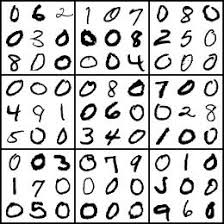
//> input picture sudoku-3.jpg, 224 x 224 px
$ ./main   (built with g++ and OpenCV 4)
//> lines starting //> are read from the running program, lines starting //| are printed output that depends on the picture; after the words box and inside, x2 and y2 are one past the last pixel; in counts of white or black regions, pixels touching at a corner belong together
### digitrecognizer.h
#include <opencv2/highgui.hpp>
#include <opencv2/ml.hpp>
#include <cstring>

using namespace cv;
using namespace ml;
using namespace std;

class DigitRecognizer
{
public:
    DigitRecognizer();

    ~DigitRecognizer();

    bool train(char* trainPath, char* labelsPath);

    int classify(Mat img);

private:
    Mat preprocessImage(Mat img);

    int readFlippedInteger(FILE *fp);

private:
    Ptr<ml::KNearest> knn;

    Mat train_data_mat, train_label_mat;
    int numRows, numCols, numImages;

};

### digitrecognizer.cpp
// for knn train use this file https://gist.github.com/johnhany/a48487dcacdb4c2108e919b421d19cfb

#include <opencv2/highgui.hpp>
#include <opencv2/imgproc.hpp>
#include <opencv2/ml.hpp>
#include "digitrecognizer.h"
#include <bits/stdc++.h>

using namespace cv;
using namespace ml;
using namespace std;

typedef uint8_t BYTE;
#define PIXELS_IN_IMAGE 28*28

DigitRecognizer::DigitRecognizer()
{
    knn = KNearest::create();
}

DigitRecognizer::~DigitRecognizer()
{
    delete knn;
}

int DigitRecognizer::readFlippedInteger(FILE *fp)
{
    int ret = 0;

    BYTE *temp;

    temp = (BYTE *)(&ret);
    fread(&temp[3], sizeof(BYTE), 1, fp);
    fread(&temp[2], sizeof(BYTE), 1, fp);
    fread(&temp[1], sizeof(BYTE), 1, fp);

    fread(&temp[0], sizeof(BYTE), 1, fp);

    return ret;
}

bool DigitRecognizer::train(char* trainPath, char* labelsPath)
{
    FILE *fp = fopen(trainPath, "rb");
    FILE *fp2 = fopen(labelsPath, "rb");

    if (!fp || !fp2)
    {
        cout << "can't open file" << endl;
    }

    int magicNumber = readFlippedInteger(fp);
    numImages = readFlippedInteger(fp);
    numRows = readFlippedInteger(fp);
    numCols = readFlippedInteger(fp);
    fseek(fp2, 0x08, SEEK_SET);

    int size = numRows * numCols;

    cout << "size: " << size << endl;
    cout << "rows: " << numRows << endl;
    cout << "cols: " << numCols << endl;

    Mat_<float> trainFeatures(numImages, size);
    Mat_<int> trainLabels(1, numImages);

    BYTE *temp = new BYTE[size];
    BYTE tempClass = 0;
    for (int i = 0; i < numImages; i++)
    {
        fread((void *)temp, size, 1, fp);
        fread((void *)(&tempClass), sizeof(BYTE), 1, fp2);

        trainLabels[0][i] = (int)tempClass;

        for (int k = 0; k < size; k++)
        {
            trainFeatures[i][k] = (float)temp[k];
        }
    }
    knn->train(trainFeatures, ml::ROW_SAMPLE, trainLabels);
    fclose(fp);
    fclose(fp2);
	return true;
}

// [110 lines left out: functions classify, preprocessImage, not called in this run]

### main.cpp
// Taken help from https://aishack.in/tutorials/sudoku-grabber-opencv-extracting-grid/

#include <iostream>
#include <opencv2/highgui.hpp>
#include <opencv2/imgproc.hpp>
#include "digitrecognizer.cpp"

using namespace cv;
using namespace std;

void mergeRelatedLines(vector<Vec2f> *lines, Mat &img)
{
    vector<Vec2f>::iterator current;
    for (current = lines->begin(); current != lines->end(); current++)
    {
        if ((*current)[0] == 0 && (*current)[1] == -100)
            continue;
        float p1 = (*current)[0];
        float theta1 = (*current)[1];
        Point pt1current, pt2current;
        if (theta1 > CV_PI * 45 / 180 && theta1 < CV_PI * 135 / 180)
        {
            pt1current.x = 0;

            pt1current.y = p1 / sin(theta1);

            pt2current.x = img.size().width;
            pt2current.y = -pt2current.x / tan(theta1) + p1 / sin(theta1);
        }
        else
        {
            pt1current.y = 0;

            pt1current.x = p1 / cos(theta1);

            pt2current.y = img.size().height;
            pt2current.x = -pt2current.y / tan(theta1) + p1 / cos(theta1);
        }
        vector<Vec2f>::iterator pos;
        for (pos = lines->begin(); pos != lines->end(); pos++)
        {
            if (*current == *pos)
                continue;
            if (fabs((*pos)[0] - (*current)[0]) < 20 && fabs((*pos)[1] - (*current)[1]) < CV_PI * 10 / 180)
            {
                float p = (*pos)[0];
                float theta = (*pos)[1];
                Point pt1, pt2;
                if ((*pos)[1] > CV_PI * 45 / 180 && (*pos)[1] < CV_PI * 135 / 180)
                {
                    pt1.x = 0;
                    pt1.y = p / sin(theta);
                    pt2.x = img.size().width;
                    pt2.y = -pt2.x / tan(theta) + p / sin(theta);
                }
                else
                {
                    pt1.y = 0;
                    pt1.x = p / cos(theta);
                    pt2.y = img.size().height;
                    pt2.x = -pt2.y / tan(theta) + p / cos(theta);
                }
                if (((double)(pt1.x - pt1current.x) * (pt1.x - pt1current.x) + (pt1.y - pt1current.y) * (pt1.y - pt1current.y) < 64 * 64) &&
                    ((double)(pt2.x - pt2current.x) * (pt2.x - pt2current.x) + (pt2.y - pt2current.y) * (pt2.y - pt2current.y) < 64 * 64))
                {
                    // Merge the two
                    (*current)[0] = ((*current)[0] + (*pos)[0]) / 2;

                    (*current)[1] = ((*current)[1] + (*pos)[1]) / 2;

                    (*pos)[0] = 0;
                    (*pos)[1] = -100;
                }
            }
        }
    }
}
void drawLine(Vec2f line, Mat &img, Scalar rgb = CV_RGB(0, 0, 255))
{
    if (line[1] != 0)
    {
        float m = -1 / tan(line[1]);

        float c = line[0] / sin(line[1]);

        cv::line(img, Point(0, c), Point(img.size().width, m * img.size().width + c), rgb);
    }
    else
    {
        cv::line(img, Point(line[0], 0), Point(line[0], img.size().height), rgb);
    }
}

int main(void)
{
    Mat sudoku = imread("sudoku-3.jpg", 0);
//> sudoku is the input picture: 224 rows x 224 cols, CV_8UC1; min 0, max 255, mean 202.2

    if (!sudoku.data)
    {
        cout << "Could not open or find the sudoku" << std::endl;
        return -1;
    }

    // blank image of same size
    Mat outerBox = Mat(sudoku.size(), CV_8UC1);

    // processing the image
    GaussianBlur(sudoku, sudoku, Size(11, 11), 0);
    adaptiveThreshold(sudoku, outerBox, 255, ADAPTIVE_THRESH_MEAN_C, THRESH_BINARY, 5, 2);
//> outerBox: 224 rows x 224 cols, CV_8UC1; 66% white; 80 black regions, largest, box (x1, y1, x2, y2) and area: (0, 0, 224, 224) 5398, (79, 154, 97, 172) 189, (104, 29, 122, 47) 188
    bitwise_not(outerBox, outerBox);
    Mat kernel = (Mat_<uchar>(3, 3) << 0, 1, 0, 1, 1, 1, 0, 1, 0);
    dilate(outerBox, outerBox, kernel);
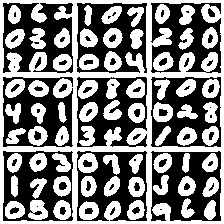
//> outerBox: 224 rows x 224 cols, CV_8UC1; 50% white; 68 white regions, largest, box (x1, y1, x2, y2) and area: (0, 0, 224, 224) 10652, (28, 200, 48, 220) 278, (78, 153, 98, 173) 273

    // find the biggest blob
    int count = 0;
    int max = -1;

    Point maxPt;

    for (int y = 0; y < outerBox.size().height; y++)
    {
        uchar *row = outerBox.ptr(y);
        for (int x = 0; x < outerBox.size().width; x++)
        {
            if (row[x] >= 128)
            {

                int area = floodFill(outerBox, Point(x, y), CV_RGB(0, 0, 64));

                if (area > max)
                {
                    maxPt = Point(x, y);
                    max = area;
                }
            }
        }
    }
//> after the loop, max = 10429
    floodFill(outerBox, maxPt, CV_RGB(255, 255, 255));
    for (int y = 0; y < outerBox.size().height; y++)
    {
        uchar *row = outerBox.ptr(y);
        for (int x = 0; x < outerBox.size().width; x++)
        {
            if (row[x] == 64 && x != maxPt.x && y != maxPt.y)
            {
                int area = floodFill(outerBox, Point(x, y), CV_RGB(0, 0, 0));
            }
        }
    }
//> outerBox: 224 rows x 224 cols, CV_8UC1; 20.8% white; 1 white region, box (x1, y1, x2, y2) and area: (0, 0, 224, 224) 10429
    erode(outerBox, outerBox, kernel);
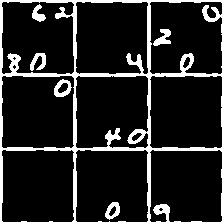
//> outerBox: 224 rows x 224 cols, CV_8UC1; 14.2% white; 6 white regions, box (x1, y1, x2, y2) and area: (0, 0, 224, 224) 6330, (54, 79, 72, 97) 174, (153, 29, 171, 46) 167, (30, 53, 46, 71) 159, (105, 202, 120, 220) 152, (32, 4, 46, 22) 133
    // imshow("Finding the biggest blob", outerBox);

    // detecting the lines
    vector<Vec2f> lines;
    HoughLines(outerBox, lines, 1, CV_PI / 180, 200);
//> lines = 8 lines (rho, theta): [0, 0], [74, 0], [148, 0], [222, 0], [0, 1.57], [74, 1.57], [148, 1.57], [222, 1.57]
    mergeRelatedLines(&lines, sudoku); // Add this lin
//> the loop in mergeRelatedLines, `for (current = lines->begin(); current != lines->end(); current++)` made 8 passes
    for (int i = 0; i < lines.size(); i++)
    {
        drawLine(lines[i], outerBox, CV_RGB(0, 0, 128));
    }
//> this loop made 8 passes
//> c in drawLine on passes 5 to 8: 0, 74, 148, 222
//> pass 3, `drawLine(lines[i], outerBox, CV_RGB(0, 0, 128));`:
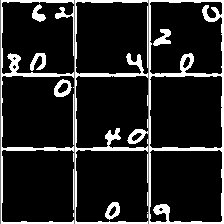
//> outerBox: 224 rows x 224 cols, CV_8UC1; min 0, max 255, mean 34.5
//> after the loop:
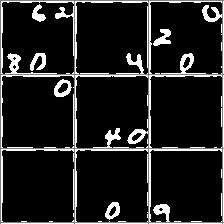
//> outerBox: 224 rows x 224 cols, CV_8UC1; 2.2% of pixels changed, all inside (x1, y1, x2, y2) = (1, 0, 224, 224)
    // Now detect the lines on extremes
    Vec2f topEdge = Vec2f(1000, 1000);
    double topYIntercept = 100000, topXIntercept = 0;
    Vec2f bottomEdge = Vec2f(-1000, -1000);
    double bottomYIntercept = 0, bottomXIntercept = 0;
    Vec2f leftEdge = Vec2f(1000, 1000);
    double leftXIntercept = 100000, leftYIntercept = 0;
    Vec2f rightEdge = Vec2f(-1000, -1000);
    double rightXIntercept = 0, rightYIntercept = 0;
    for (int i = 0; i < lines.size(); i++)
    {

        Vec2f current = lines[i];

        float p = current[0];

        float theta = current[1];

        if (p == 0 && theta == -100)
            continue;
        double xIntercept, yIntercept;
        xIntercept = p / cos(theta);
        yIntercept = p / (cos(theta) * sin(theta));

        if (theta > CV_PI * 80 / 180 && theta < CV_PI * 100 / 180)
        {
            if (p < topEdge[0])

                topEdge = current;

            if (p > bottomEdge[0])
                bottomEdge = current;
        }
        else if (theta < CV_PI * 10 / 180 || theta > CV_PI * 170 / 180)
        {
            if (xIntercept > rightXIntercept)
            {
                rightEdge = current;
                rightXIntercept = xIntercept;
            }
            else if (xIntercept <= leftXIntercept)
            {
                leftEdge = current;
                leftXIntercept = xIntercept;
            }
        }
    }
//> this loop made 8 passes
//> (p, theta, xIntercept, yIntercept, rightXIntercept) on passes 2 to 4: (74, 0, 74, inf, 74), (148, 0, 148, inf, 148), (222, 0, 222, inf, 222)
//> after the loop, rightXIntercept = 222; leftXIntercept = 0
    drawLine(topEdge, sudoku, CV_RGB(0, 0, 0));
    drawLine(bottomEdge, sudoku, CV_RGB(0, 0, 0));
    drawLine(leftEdge, sudoku, CV_RGB(0, 0, 0));
    drawLine(rightEdge, sudoku, CV_RGB(0, 0, 0));
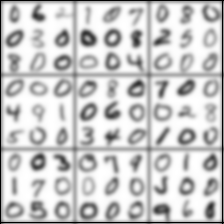
//> sudoku: 224 rows x 224 cols, CV_8UC1; min 0, max 255, mean 200.8

    Point left1, left2, right1, right2, bottom1, bottom2, top1, top2;

    int height = outerBox.size().height;

    int width = outerBox.size().width;

    if (leftEdge[1] != 0)
    {
        left1.x = 0;
        left1.y = leftEdge[0] / sin(leftEdge[1]);
        left2.x = width;
        left2.y = -left2.x / tan(leftEdge[1]) + left1.y;
    }
    else
    {
        left1.y = 0;
        left1.x = leftEdge[0] / cos(leftEdge[1]);
        left2.y = height;
        left2.x = left1.x - height * tan(leftEdge[1]);
    }

    if (rightEdge[1] != 0)
    {
        right1.x = 0;
        right1.y = rightEdge[0] / sin(rightEdge[1]);
        right2.x = width;
        right2.y = -right2.x / tan(rightEdge[1]) + right1.y;
    }
    else
    {
        right1.y = 0;
        right1.x = rightEdge[0] / cos(rightEdge[1]);
//> right1 = Point(222, 0)
        right2.y = height;
        right2.x = right1.x - height * tan(rightEdge[1]);
//> right2 = Point(222, 224)
    }

    bottom1.x = 0;
    bottom1.y = bottomEdge[0] / sin(bottomEdge[1]);
//> bottom1 = Point(0, 222)

    bottom2.x = width;
    bottom2.y = -bottom2.x / tan(bottomEdge[1]) + bottom1.y;
//> bottom2 = Point(224, 222)

    top1.x = 0;
    top1.y = topEdge[0] / sin(topEdge[1]);
    top2.x = width;
    top2.y = -top2.x / tan(topEdge[1]) + top1.y;

    // Next, we find the intersection of  these four lines
    double leftA = left2.y - left1.y;
    double leftB = left1.x - left2.x;

    double leftC = leftA * left1.x + leftB * left1.y;

    double rightA = right2.y - right1.y;
//> rightA = 224
    double rightB = right1.x - right2.x;
//> rightB = 0

    double rightC = rightA * right1.x + rightB * right1.y;
//> rightC = 49728

    double topA = top2.y - top1.y;
    double topB = top1.x - top2.x;

    double topC = topA * top1.x + topB * top1.y;

    double bottomA = bottom2.y - bottom1.y;
//> bottomA = 0
    double bottomB = bottom1.x - bottom2.x;
//> bottomB = -224

    double bottomC = bottomA * bottom1.x + bottomB * bottom1.y;
//> bottomC = -49728

    // Intersection of left and top
    double detTopLeft = leftA * topB - leftB * topA;

    CvPoint ptTopLeft = cvPoint((topB * leftC - leftB * topC) / detTopLeft, (leftA * topC - topA * leftC) / detTopLeft);

    // Intersection of top and right
    double detTopRight = rightA * topB - rightB * topA;
//> detTopRight = -50176

    CvPoint ptTopRight = cvPoint((topB * rightC - rightB * topC) / detTopRight, (rightA * topC - topA * rightC) / detTopRight);
//> ptTopRight = Point(222, 0)

    // Intersection of right and bottom
    double detBottomRight = rightA * bottomB - rightB * bottomA;
//> detBottomRight = -50176
    CvPoint ptBottomRight = cvPoint((bottomB * rightC - rightB * bottomC) / detBottomRight, (rightA * bottomC - bottomA * rightC) / detBottomRight); // Intersection of bottom and left
//> ptBottomRight = Point(222, 222)
    double detBottomLeft = leftA * bottomB - leftB * bottomA;
//> detBottomLeft = -50176
    CvPoint ptBottomLeft = cvPoint((bottomB * leftC - leftB * bottomC) / detBottomLeft, (leftA * bottomC - bottomA * leftC) / detBottomLeft);
//> ptBottomLeft = Point(0, 222)
    int maxLength = (ptBottomLeft.x - ptBottomRight.x) * (ptBottomLeft.x - ptBottomRight.x) + (ptBottomLeft.y - ptBottomRight.y) * (ptBottomLeft.y - ptBottomRight.y);
//> maxLength = 49284
    int temp = (ptTopRight.x - ptBottomRight.x) * (ptTopRight.x - ptBottomRight.x) + (ptTopRight.y - ptBottomRight.y) * (ptTopRight.y - ptBottomRight.y);
//> temp = 49284

    if (temp > maxLength)
        maxLength = temp;

    temp = (ptTopRight.x - ptTopLeft.x) * (ptTopRight.x - ptTopLeft.x) + (ptTopRight.y - ptTopLeft.y) * (ptTopRight.y - ptTopLeft.y);

    if (temp > maxLength)
        maxLength = temp;

    temp = (ptBottomLeft.x - ptTopLeft.x) * (ptBottomLeft.x - ptTopLeft.x) + (ptBottomLeft.y - ptTopLeft.y) * (ptBottomLeft.y - ptTopLeft.y);

    if (temp > maxLength)
        maxLength = temp;

    maxLength = sqrt((double)maxLength);
//> maxLength = 222
    Point2f src[4], dst[4];
    src[0] = ptTopLeft;
    dst[0] = Point2f(0, 0);
    src[1] = ptTopRight;
//> src = 4 Points (x, y): [0, 0], [222, 0], [0, 0], [0, 0]
    dst[1] = Point2f(maxLength - 1, 0);
//> dst = 4 Points (x, y): [0, 0], [221, 0], [0, 0], [0, 0]
    src[2] = ptBottomRight;
//> src = 4 Points (x, y): [0, 0], [222, 0], [222, 222], [0, 0]
    dst[2] = Point2f(maxLength - 1, maxLength - 1);
//> dst = 4 Points (x, y): [0, 0], [221, 0], [221, 221], [0, 0]
    src[3] = ptBottomLeft;
//> src = 4 Points (x, y): [0, 0], [222, 0], [222, 222], [0, 222]
    dst[3] = Point2f(0, maxLength - 1);
//> dst = 4 Points (x, y): [0, 0], [221, 0], [221, 221], [0, 221]
    Mat undistorted = Mat(Size(maxLength, maxLength), CV_8UC1);
//> undistorted: 222 rows x 222 cols, CV_8UC1; every value is 0
    warpPerspective(sudoku, undistorted, cv::getPerspectiveTransform(src, dst), Size(maxLength, maxLength));
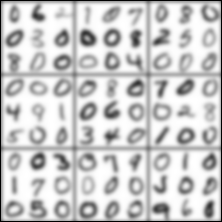
//> undistorted: 222 rows x 222 cols, CV_8UC1; min 0, max 255, mean 201.3

    // getting the digits from the main sudoku image
    Mat undistortedThreshed = undistorted.clone();
    adaptiveThreshold(undistorted, undistortedThreshed, 255, CV_ADAPTIVE_THRESH_GAUSSIAN_C, CV_THRESH_BINARY_INV, 101, 1);
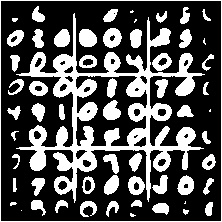
//> undistortedThreshed: 222 rows x 222 cols, CV_8UC1; 32.5% white; 59 white regions (7 under 20 px), largest, box (x1, y1, x2, y2) and area: (16, 13, 205, 203) 8615, (0, 0, 222, 222) 884, (103, 28, 122, 48) 270
    DigitRecognizer *dr = new DigitRecognizer();
    // training data
    bool b = dr->train("train-images-idx3-ubyte", "train-labels-idx1-ubyte");
//> (the run ends here: the program crashes, at `fread(&temp[3], sizeof(BYTE), 1, fp);`)

$ run again, with sudoku-1.jpg copied over sudoku-3.jpg
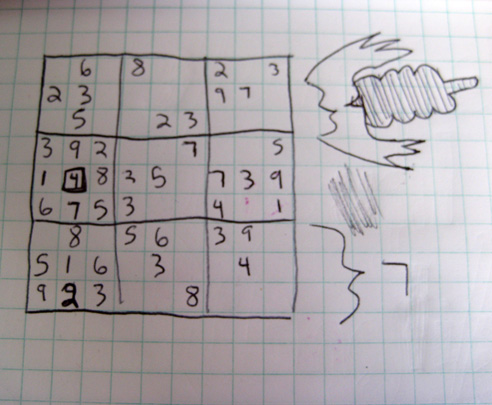
//> input picture sudoku-1.jpg, 492 x 405 px
//> the loop `for (int y = 0; y < outerBox.size().height; y++)` made 405 passes
//> (maxPt, max) on passes 1 to 3: (Point(73, 0), 12), (Point(73, 0), 12), (Point(73, 0), 12)
//> after the loop `for (int y = 0; y < outerBox.size().height; y++)`:
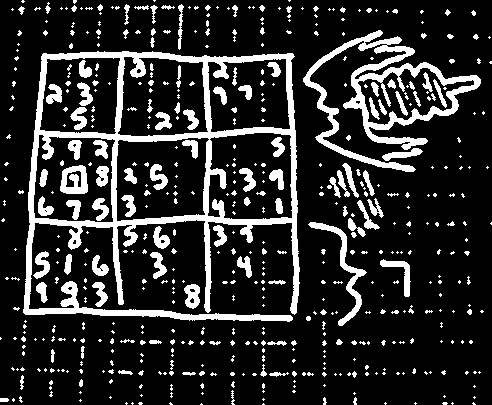
//> outerBox: 405 rows x 492 cols, CV_8UC1; values 0 (black) and 64 (white), 17.4% white; 539 white regions (400 under 20 px), largest, box (x1, y1, x2, y2) and area: (23, 51, 300, 322) 13465, (303, 30, 481, 172) 5207, (308, 222, 367, 326) 886
//> after the loop `for (int y = 0; y < outerBox.size().height; y++)`: max = 13465
//> `HoughLines(outerBox, lines, 1, CV_PI / 180, 200);`: lines = 8 lines (rho, theta): [309, 1.61], [46, 0.07], [-287, 3.11], [207, 0], [-289, 3.12], [311, 1.59], [305, 1.62], [43, 0.05]
//> the loop in mergeRelatedLines, `for (current = lines->begin(); current != lines->end(); current++)` made 8 passes
//> (p1, theta1) on passes 1, 2, 3, 4, 5, 8: (309, 1.61), (46, 0.0698), (-287, 3.11), (207, 0), (-289, 3.12), (43, 0.0524)
//> `mergeRelatedLines(&lines, sudoku);`: lines = 8 items: [307.5, 1.61], [46, 0.07], [-287, 3.11], [207, 0], [-289, 3.12], [0, -100], [0, -100], [43, 0.05]
//> the loop `for (int i = 0; i < lines.size(); i++)` made 8 passes
//> (m in drawLine, c in drawLine) on passes 1, 2, 3, 5, 6, 7, 8: (0.0393, 307.7), (-14.3, 659.4), (28.64, -8223.6), (57.29, -16559.3), (-1.7, 0), (-1.7, 0), (-19.08, 821.6)
//> the loop `for (int i = 0; i < lines.size(); i++)` made 8 passes
//> (p, theta, xIntercept, yIntercept, rightXIntercept) on passes 2, 3, 5: (46, 0.0698, 46.11, 661, 46.11), (-287, 3.11, 287.2, 8228.6, 287.2), (-289, 3.12, 289, 16561.8, 289)
//> after the loop `for (int i = 0; i < lines.size(); i++)`: rightXIntercept = 289; leftXIntercept = 43.06
//> left1 = Point(0, 821)
//> `left2.y = -left2.x / tan(leftEdge[1]) + left1.y;`: left2 = Point(492, -8566)
//> right1 = Point(0, -16559)
//> `right2.y = -right2.x / tan(rightEdge[1]) + right1.y;`: right2 = Point(492, 11627)
//> bottom1 = Point(0, 307)
//> `bottom2.y = -bottom2.x / tan(bottomEdge[1]) + bottom1.y;`: bottom2 = Point(492, 326)
//> top1 = Point(0, 307)
//> `top2.y = -top2.x / tan(topEdge[1]) + top1.y;`: top2 = Point(492, 326)
//> leftA = -9387
//> leftB = -492
//> leftC = -403932
//> rightA = 28186
//> rightB = -492
//> rightC = 8147028
//> topA = 19
//> topB = -492
//> topC = -151044
//> bottomA = 19
//> bottomB = -492
//> bottomC = -151044
//> detTopLeft = 4627752
//> ptTopLeft = Point(26, 308)
//> detTopRight = -13858164
//> ptTopRight = Point(294, 318)
//> detBottomRight = -13858164
//> ptBottomRight = Point(294, 318)
//> detBottomLeft = 4627752
//> ptBottomLeft = Point(26, 308)
//> `int maxLength = (ptBottomLeft.x - ptBottomRight.x) * (ptBottomLeft.x -..`: maxLength = 71924
//> `int temp = (ptTopRight.x - ptBottomRight.x) * (ptTopRight.x - ptBottom..`: temp = 0
//> `temp = (ptTopRight.x - ptTopLeft.x) * (ptTopRight.x - ptTopLeft.x) + (..`: temp = 71924
//> `temp = (ptBottomLeft.x - ptTopLeft.x) * (ptBottomLeft.x - ptTopLeft.x)..`: temp = 0
//> `maxLength = sqrt((double)maxLength);`: maxLength = 268
//> `src[0] = ptTopLeft;`: src = 4 Points (x, y): [26, 308], [0, 0], [0, 0], [0, 0]
//> `src[1] = ptTopRight;`: src = 4 Points (x, y): [26, 308], [294, 318], [0, 0], [0, 0]
//> `dst[1] = Point2f(maxLength - 1, 0);`: dst = 4 Points (x, y): [0, 0], [267, 0], [0, 0], [0, 0]
//> `src[2] = ptBottomRight;`: src = 4 Points (x, y): [26, 308], [294, 318], [294, 318], [0, 0]
//> `dst[2] = Point2f(maxLength - 1, maxLength - 1);`: dst = 4 Points (x, y): [0, 0], [267, 0], [267, 267], [0, 0]
//> `src[3] = ptBottomLeft;`: src = 4 Points (x, y): [26, 308], [294, 318], [294, 318], [26, 308]
//> `dst[3] = Point2f(0, maxLength - 1);`: dst = 4 Points (x, y): [0, 0], [267, 0], [267, 267], [0, 267]
//> `adaptiveThreshold(undistorted, undistortedThreshed, 255, CV_ADAPTIVE_T..`:
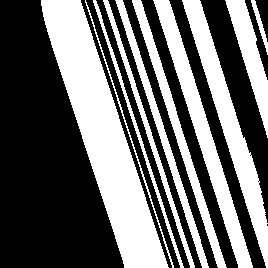
//> undistortedThreshed: 268 rows x 268 cols, CV_8UC1; 41.7% white; 10 white regions, largest, box (x1, y1, x2, y2) and area: (41, 0, 169, 268) 11639, (182, 0, 268, 268) 4556, (153, 0, 253, 268) 4182
